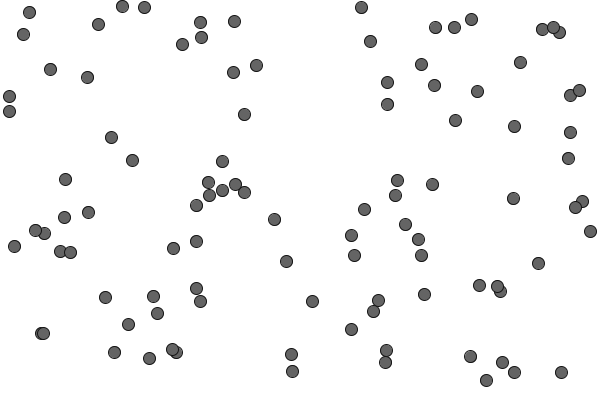
Frame 1 (no input)
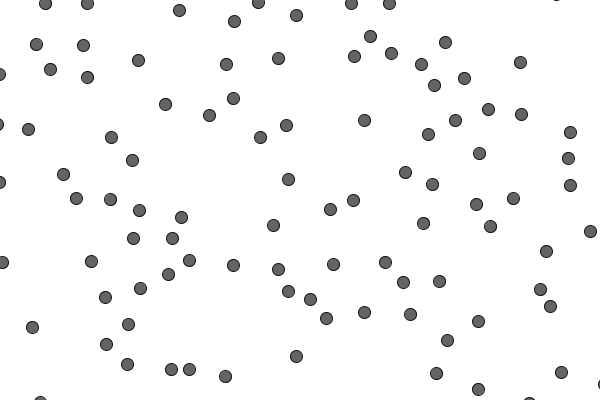
Frame 60 (the mouse pressed at the canvas centre just before this capture)
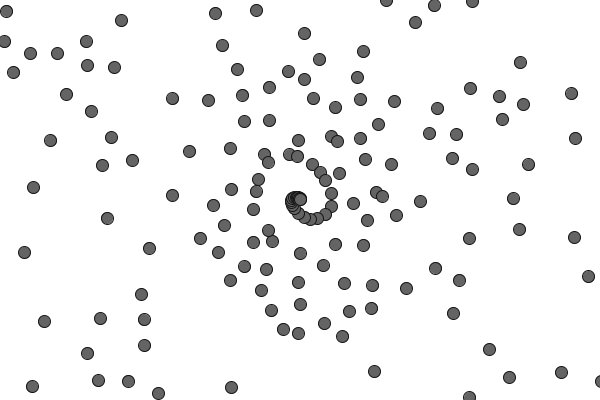
Frame 120 (the mouse held since frame 60 and released just before this capture)

The Processing sketch that drew these frames (run headless with seeded random() and noise(); from frame 60 on, the mouse is pressed at the canvas centre):

// Processing sketch: seperation
// ── seperation.pde

ArrayList<Vehicle> vehicles = new ArrayList<Vehicle>();

void setup() {
  size(600, 400);
  for (int i = 0; i < 100; i++) {
    float x = random(width);
    float y = random(height);
    vehicles.add(new Vehicle(x, y));
    println(x, y);
  }
}

void draw() {
  background(255);
  
  //println(vehicles.size());
  
  if(mousePressed) {
    vehicles.add(new Vehicle(mouseX, mouseY));
  }

  for (int i = 0; i < vehicles.size(); i++) {
    Vehicle v = vehicles.get(i);
    
    v.seperate(vehicles);
    v.run();
    //v.display();
    //println(i);
    
  }
}

// ── vehicle.pde


class Vehicle {

  PVector loc;
  PVector velocity;
  PVector acc;

  float r;

  float maxSpeed;
  float maxForce;

  Vehicle(float x, float y) {
    loc = new PVector(x, y);
    velocity = new PVector(0, 0);
    acc = new PVector(0, 0);

    r = 12;

    maxSpeed = 3;
    maxForce = 0.2;
  }

  void run() {
    borders();
    update();
    display();
  }

  void display() {
    strokeWeight(1);
    stroke(20);
    fill(100);

    ellipse(loc.x, loc.y, r, r);
  }

  void update() {
    velocity.add(acc);
    loc.add(velocity);
    acc.mult(0);
  }

  void seperate(ArrayList<Vehicle> vehicles) {
    
    float ds = r*2;
    PVector sum = new PVector(0, 0);
    float count = 0;

    for (int i = 0; i < vehicles.size(); i++) {
      Vehicle v = vehicles.get(i);
      float dist = PVector.dist(loc, v.loc);
      if (dist > 0 &&  dist < ds) {
        PVector diff = PVector.sub(loc, v.loc);
        diff.normalize();
        diff.mult(dist);
        sum.add(diff);
        count++;
        //println(count);
        println(diff.x);
      }
    }

    if (count > 0 ) {

      PVector average = sum.div(count);


      PVector desire = average.get();

      desire.setMag(maxSpeed);

      PVector force = PVector.sub(desire, velocity);
      force.limit(maxForce);

      applyForce(force);
    }
  }

  void borders() {
    if (loc.x < -r) loc.x = width+r;
    if (loc.y < -r) loc.y = height+r;
    if (loc.x > width+r) loc.x = -r;
    if (loc.y > height+r) loc.y = -r;
  }


  void applyForce(PVector force) {
    PVector f = force.get();
    acc.add(f);
  }
}
